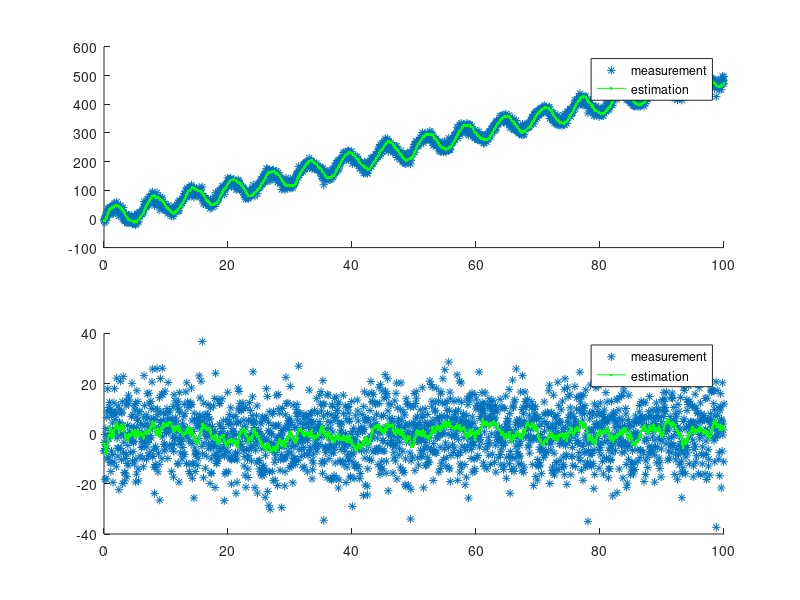

Source code (MATLAB):
% in this example, the position of the system is measured
clear all
%% define our meta-variables (i.e. how long and often we will sample)
duration = 100;  %how long the Quail flies
dt = .05;  %The Ninja continuously looks for the birdy,

%% Define update equations (Coefficent matrices): A physics based model for where we expect the Quail to be [state transition (state + velocity)] + [input control (acceleration)]
A = [1 0 dt 0; 0 1 0 dt;0 0 1 0; 0 0 0 1] ; % state transition matrix:  expected flight of the Quail (state prediction)
B = [dt^2/2 0; dt 0;0 dt^2/2;0 dt]; %input control matrix:  expected effect of the input accceleration on the state.
C = [1 0 0 0;
    0 1 0 0]; % measurement matrix: the expected measurement given the predicted state (likelihood)
%% define main variables
u = [0;0]; % define acceleration magnitude


QuailAccel_noise_mag = 0.05; %process noise: the variability in how fast the Quail is speeding up (stdv of acceleration: meters/sec^2)
NinjaVision_noise_mag = 10;  %measurement noise: How mask-blinded is the Ninja (stdv of location, in meters)
R = [NinjaVision_noise_mag^2,0;
    0,NinjaVision_noise_mag^3];% Ez convert the measurement noise (stdv) into covariance matrix
Q = QuailAccel_noise_mag^2 * dt^4/4 * rand(4,4);
%P = Q; % estimate of initial Quail position variance (covariance matrix)

%% initize result variables
% Initialize for speed
y_vec = []; % Quail path that the Ninja sees


%% simulate what the Ninja sees over time

for t = 0 : dt: duration
    % Generate the Quail flight
    QuailAccel_noise = QuailAccel_noise_mag * [(dt^2/2)*randn;(dt^2/2)*randn; dt*randn;dt*randn];
    Q= A * Q+ B * u + QuailAccel_noise;
    % Generate what the Ninja sees
    NinjaVision_noise = NinjaVision_noise_mag * randn;
    %y = C * Q+ NinjaVision_noise;
    y=[5*t+30*sin(t)+NinjaVision_noise;NinjaVision_noise];
    y_vec = [y_vec, y];
end
%% Do kalman filtering
x_hat = [0;0;y_vec(1,1);y_vec(2,1)];  %x_estimate of initial location estimation of where the Quail is (what we are updating)
%initize estimation variables
x_hat_vec = []; %  estimated state
Q= [1 0 0 0;0 2 0 0; 0 0 3 0; 0 0 0 4]*0.3; % re-initized state
P=eye(4)*1000;
P_norm_vec=[];
P_vec = [];
K_norm_vec=[];
for t = 1:length(y_vec)
    %%%%%%%%%%%%%%%%%%%%%%%%%%%%%
    % prediction
    x_hat = A*x_hat;
    P = A*P*A'+Q;
    %%%%%%%%%%%%%%%%%%%%%%%%%%%%%
    
    %%%%%%%%%%%%%%%%%%%%%%%%%%%%%
    % update
    z = y_vec(:,t)-C*x_hat;
    S = C*P*C'+R;
    K = P*C'*inv(S);
    x_hat = x_hat +K*z;
    P = (eye(4)-K*C)*P;
    x_hat_vec = [x_hat_vec, x_hat];
    %%%%%%%%%%%%%%%%%%%%%%%%%%%%%
    P_norm_vec= [P_norm_vec,norm(P)];
    P_vec = [P_vec,P];
    K_norm_vec= [K_norm_vec,norm(K)];
end

% Plot the results
%figure(2);
t_vec = 0 : dt : duration;
%plot(tt,Q_loc,'-r.',tt,Q_loc_meas,'-k.', tt,Q_loc_estimate,'-g.');
%plot(tt,Q_loc,'-r.')
subplot(2,1,1)
hold on 
plot(t_vec,y_vec(1,:),'*')
plot(t_vec,x_hat_vec(1,:),'-g.')
%axis([0 10 -30 80])
hold off 
legend('measurement','estimation')
subplot(2,1,2)
hold on 
plot(t_vec,y_vec(2,:),'*')
plot(t_vec,x_hat_vec(2,:),'-g.')
%axis([0 10 -30 80])
hold off 
legend('measurement','estimation')